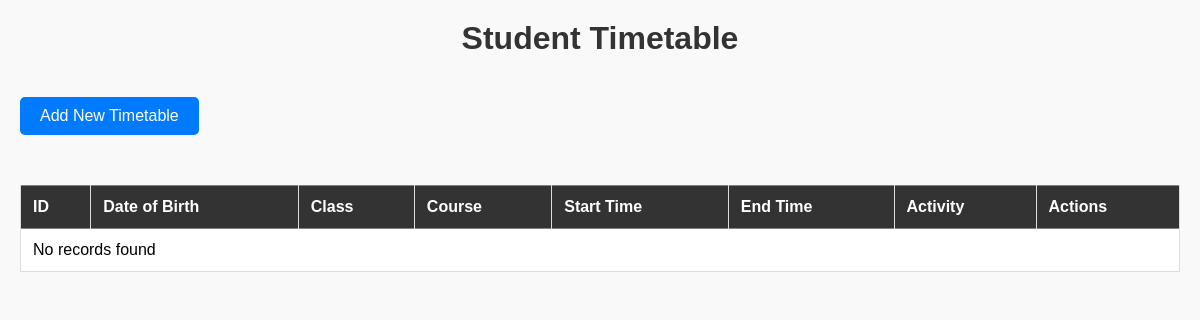
The page /viewTimetable.php on the database as committed earlier.
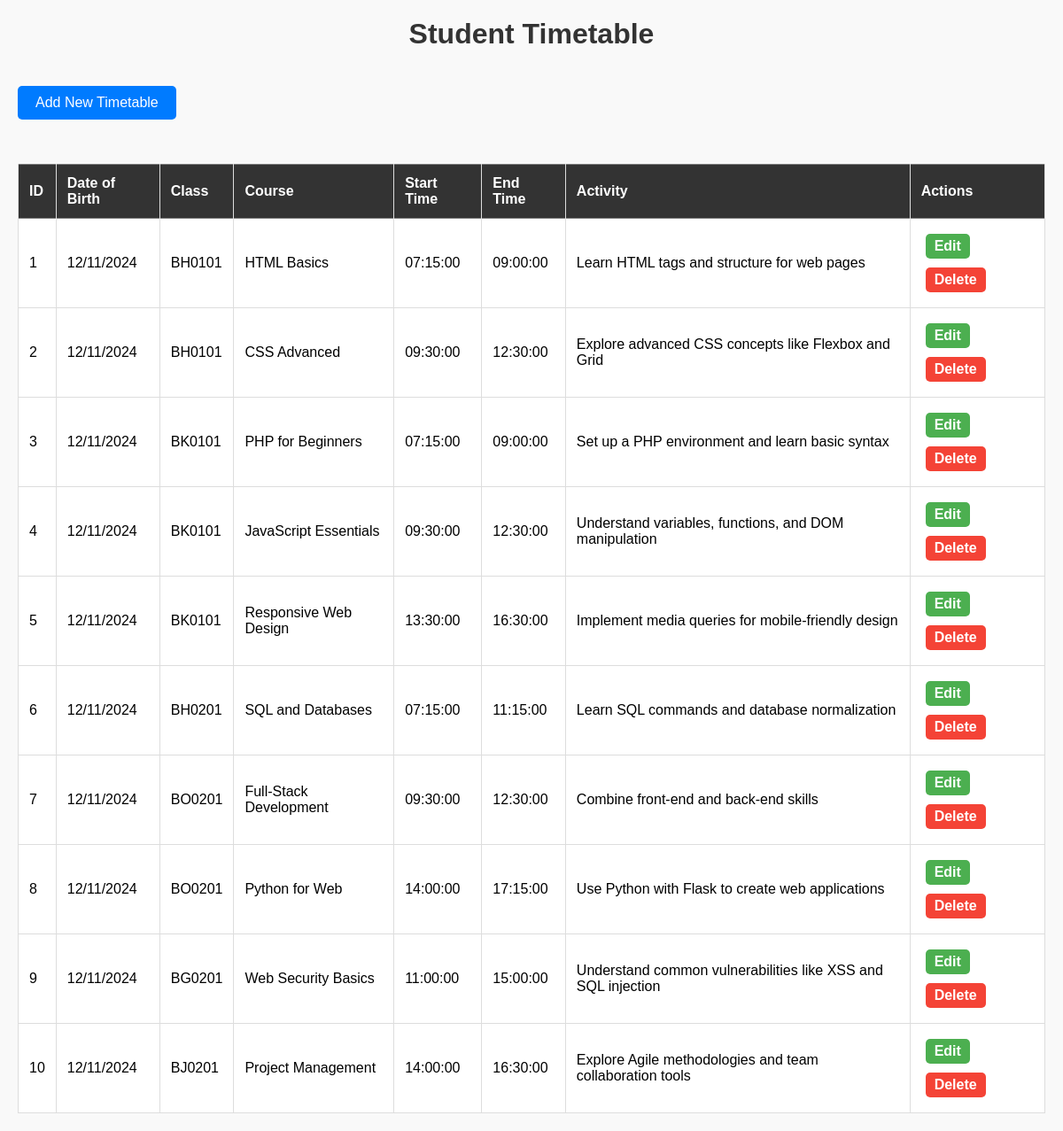
The same page on the database as committed later.
### tables this page shows
CREATE TABLE schedule (
    id INT AUTO_INCREMENT PRIMARY KEY,
    birth_date DATE NOT NULL,          
    class VARCHAR(255) NOT NULL,       
    start_time TIME NOT NULL,          
    end_time TIME NOT NULL,            
    Courses VARCHAR(255) NOT NULL,     
    activity VARCHAR(255) NOT NULL     
);

### viewTimetable.php (the view, shortened to what this page needs)
<?php
include('db.php');
$sql = "SELECT * FROM schedule";
$result = $conn->query($sql);
?>
<!DOCTYPE html>
<html lang="en">
<head>
    <link rel="stylesheet" href="viewTimetable.css">
</head>
<body>
    <h1>Student Timetable</h1>
    <a href="add_schedule.php">Add New Timetable</a>
    <table border="1">
        <tr>
            <th>ID</th>
            <th>Date of Birth</th>
            <th>Class</th>
            <th>Course</th>
            <th>Start Time</th>
            <th>End Time</th>
            <th>Activity</th>
            <th>Actions</th>
        </tr>
        <?php
        if ($result->num_rows > 0) {
            while ($row = $result->fetch_assoc()) {
                $birth_date = $row['birth_date'];
                echo "<tr>";
                echo "<td>" . $row['id'] . "</td>";
                echo "<td>" . date('d/m/Y', strtotime($birth_date)) . "</td>";
                echo "<td>" . $row['class'] . "</td>";
                echo "<td>" . $row['Courses'] . "</td>";
                echo "<td>" . $row['start_time'] . "</td>";
                echo "<td>" . $row['end_time'] . "</td>";
                echo "<td>" . $row['activity'] . "</td>";
                echo "<td>
                        <a href='edit_schedule.php?id=" . $row['id'] . "'>Edit</a>
                        <a href='delete_schedule.php?id=" . $row['id'] . "'>Delete</a>
                      </td>";
                echo "</tr>";
            }
        } else {
            echo "<tr><td colspan='8'>No records found</td></tr>";
        }
        ?>
    </table>
</body>
</html>

Rows that differ between the two databases and show on the page:
added schedule: id "1", birth_date "12/11/2024", class "BH0101", Courses "HTML Basics", start_time "07:15:00", end_time "09:00:00", activity "Learn HTML tags and structure for web pages"
added schedule: id "2", birth_date "12/11/2024", class "BH0101", Courses "CSS Advanced", start_time "09:30:00", end_time "12:30:00", activity "Explore advanced CSS concepts like Flexbox and Grid"
added schedule: id "3", birth_date "12/11/2024", class "BK0101", Courses "PHP for Beginners", start_time "07:15:00", end_time "09:00:00", activity "Set up a PHP environment and learn basic syntax"
added schedule: id "4", birth_date "12/11/2024", class "BK0101", Courses "JavaScript Essentials", start_time "09:30:00", end_time "12:30:00", activity "Understand variables, functions, and DOM manipulation"
added schedule: id "5", birth_date "12/11/2024", class "BK0101", Courses "Responsive Web Design", start_time "13:30:00", end_time "16:30:00", activity "Implement media queries for mobile-friendly design"
added schedule: id "6", birth_date "12/11/2024", class "BH0201", Courses "SQL and Databases", start_time "07:15:00", end_time "11:15:00", activity "Learn SQL commands and database normalization"
added schedule: id "7", birth_date "12/11/2024", class "BO0201", Courses "Full-Stack Development", start_time "09:30:00", end_time "12:30:00", activity "Combine front-end and back-end skills"
added schedule: id "8", birth_date "12/11/2024", class "BO0201", Courses "Python for Web", start_time "14:00:00", end_time "17:15:00", activity "Use Python with Flask to create web applications"
added schedule: id "9", birth_date "12/11/2024", class "BG0201", Courses "Web Security Basics", start_time "11:00:00", end_time "15:00:00", activity "Understand common vulnerabilities like XSS and SQL injection"
added schedule: id "10", birth_date "12/11/2024", class "BJ0201", Courses "Project Management", start_time "14:00:00", end_time "16:30:00", activity "Explore Agile methodologies and team collaboration tools"
Other text that changed with them:
text no longer shown: "No records found"
